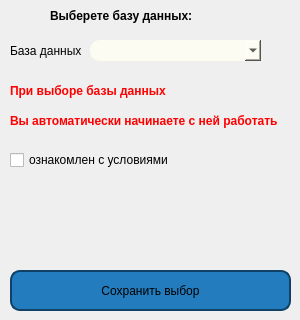
         <widget class="QWidget" name="database_change">
          <widget class="QLabel" name="label_8">
           <property name="geometry">
            <rect>
             <x>10</x>
             <y>40</y>
             <width>71</width>
             <height>21</height>
            </rect>
           </property>
           <property name="text">
            <string>База данных</string>
           </property>
          </widget>
          <widget class="QLabel" name="label_5">
           <property name="geometry">
            <rect>
             <x>50</x>
             <y>0</y>
             <width>151</width>
             <height>31</height>
            </rect>
           </property>
           <property name="font">
            <font>
             <weight>75</weight>
             <bold>true</bold>
            </font>
           </property>
           <property name="text">
            <string>Выберете базу данных:</string>
           </property>
          </widget>
          <widget class="QPushButton" name="save_change_database_button">
           <property name="geometry">
            <rect>
             <x>10</x>
             <y>270</y>
             <width>281</width>
             <height>41</height>
            </rect>
           </property>
           <property name="styleSheet">
            <string notr="true">QPushButton {
    border: 2px solid #0f4266;
    border-radius: 10px;
    background: #227cbd;
    padding: 5px;
    }

QPushButton:hover {
    background: #31c3d6;
    }</string>
           </property>
           <property name="text">
            <string>Сохранить выбор</string>
           </property>
          </widget>
          <widget class="QLabel" name="label_31">
           <property name="geometry">
            <rect>
             <x>10</x>
             <y>80</y>
             <width>161</width>
             <height>21</height>
            </rect>
           </property>
           <property name="font">
            <font>
             <weight>75</weight>
             <bold>true</bold>
            </font>
           </property>
           <property name="styleSheet">
            <string notr="true">color: #f00</string>
           </property>
           <property name="text">
            <string>При выборе базы данных </string>
           </property>
          </widget>
          <widget class="QLabel" name="label_32">
           <property name="geometry">
            <rect>
             <x>10</x>
             <y>110</y>
             <width>271</width>
             <height>21</height>
            </rect>
           </property>
           <property name="font">
            <font>
             <weight>75</weight>
             <bold>true</bold>
            </font>
           </property>
           <property name="styleSheet">
            <string notr="true">color: #f00</string>
           </property>
           <property name="text">
            <string>Вы автоматически начинаете с ней работать</string>
           </property>
          </widget>
          <widget class="QComboBox" name="my_data_base_change">
           <property name="geometry">
            <rect>
             <x>90</x>
             <y>40</y>
             <width>171</width>
             <height>21</height>
            </rect>
           </property>
           <property name="styleSheet">
            <string notr="true">background: #fcfcf2;   border-radius: 10px;</string>
           </property>
          </widget>
          <widget class="QCheckBox" name="change_check_database">
           <property name="geometry">
            <rect>
             <x>10</x>
             <y>150</y>
             <width>161</width>
             <height>20</height>
            </rect>
           </property>
           <property name="text">
            <string>ознакомлен с условиями</string>
           </property>
          </widget>
         </widget>
